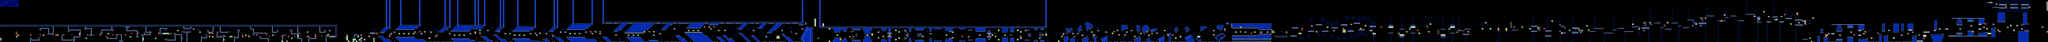

Below is a game level as drawn by its tile map, then a one-line description and the .tmx that defines it (tile-layer data replaced by summaries):
An orthogonal 1295x27 tile map with 16x16 px tiles, 2 tile layers (SP, ...), 2 tilesets, 2 image layers.

<map version="1.10" tiledversion="1.11.2" orientation="orthogonal" renderorder="right-down" width="1295" height="27" tilewidth="16" tileheight="16" infinite="0" nextlayerid="5" nextobjectid="1">
 <editorsettings>
  <chunksize width="16" height="27" />
  <export target="stereomadness.csv" format="csv" />
 </editorsettings>
 <tileset firstgid="1" name="famidash" tilewidth="16" tileheight="16" tilecount="256" columns="16">
  <image source="../../../GRAPHICS/famidash.bmp" width="256" height="256" />
 </tileset>
 <tileset firstgid="257" name="sprites" tilewidth="16" tileheight="16" tilecount="256" columns="16">
  <image source="../../../GRAPHICS/sprites.png" width="256" height="256" />
 </tileset>
 <imagelayer id="3" name="Image Layer 1" parallaxx="0.9" parallaxy="0.9" repeatx="1" repeaty="1">
  <image source="../../../GRAPHICS/Old/parallax Blue.bmp" width="144" height="72" />
 </imagelayer>
 <imagelayer id="4" name="Image Layer 2" offsetx="0" offsety="432" repeatx="1">
  <image source="../../../GRAPHICS/ground.bmp" width="64" height="128" />
 </imagelayer>
 <layer id="1" width="1295" height="27">
  <data>[34965 cells, 34965 non-empty, 81 distinct tile ids]</data>
 </layer>
 <layer id="2" name="SP" width="1295" height="27">
  <data>[34965 cells, 517 non-empty, 74 distinct tile ids]</data>
 </layer>
</map>
